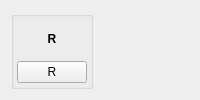
            <widget class="QWidget" name="widget_2" native="true">
             <layout class="QHBoxLayout" name="horizontalLayout_13">
              <item>
               <widget class="QGroupBox" name="grp_R_2">
                <property name="title">
                 <string/>
                </property>
                <property name="alignment">
                 <set>Qt::AlignCenter</set>
                </property>
                <layout class="QVBoxLayout" name="verticalLayout_8">
                 <property name="spacing">
                  <number>3</number>
                 </property>
                 <property name="leftMargin">
                  <number>3</number>
                 </property>
                 <property name="topMargin">
                  <number>3</number>
                 </property>
                 <property name="rightMargin">
                  <number>3</number>
                 </property>
                 <property name="bottomMargin">
                  <number>3</number>
                 </property>
                 <item>
                  <widget class="QLabel" name="label_21">
                   <property name="text">
                    <string>&lt;html&gt;&lt;head/&gt;&lt;body&gt;&lt;p&gt;&lt;span style=&quot; font-weight:600;&quot;&gt;R&lt;/span&gt;&lt;/p&gt;&lt;/body&gt;&lt;/html&gt;</string>
                   </property>
                   <property name="alignment">
                    <set>Qt::AlignCenter</set>
                   </property>
                  </widget>
                 </item>
                 <item>
                  <widget class="QPushButton" name="btnJoyR">
                   <property name="minimumSize">
                    <size>
                     <width>70</width>
                     <height>0</height>
                    </size>
                   </property>
                   <property name="maximumSize">
                    <size>
                     <width>68</width>
                     <height>16777215</height>
                    </size>
                   </property>
                   <property name="styleSheet">
                    <string notr="true">min-width: 68px;</string>
                   </property>
                   <property name="text">
                    <string>R</string>
                   </property>
                  </widget>
                 </item>
                </layout>
               </widget>
              </item>
              <item>
               <spacer name="horizontalSpacer_5">
                <property name="orientation">
                 <enum>Qt::Horizontal</enum>
                </property>
                <property name="sizeHint" stdset="0">
                 <size>
                  <width>40</width>
                  <height>20</height>
                 </size>
                </property>
               </spacer>
              </item>
             </layout>
            </widget>
